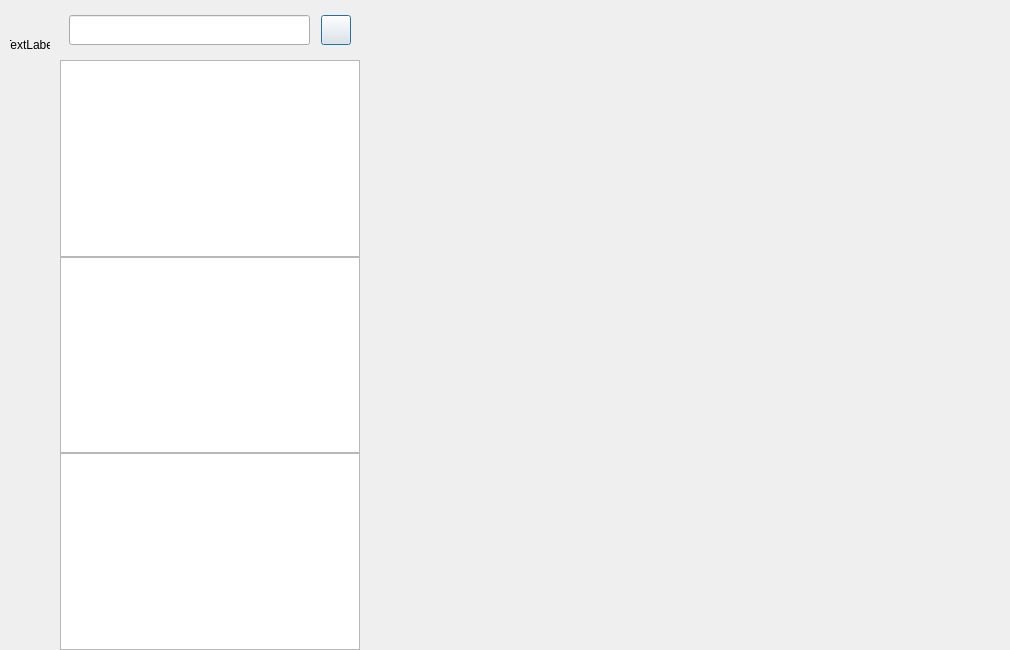
<?xml version="1.0" encoding="UTF-8"?>
<ui version="4.0">
 <class>ChatDialog</class>
 <widget class="QDialog" name="ChatDialog">
  <property name="geometry">
   <rect>
    <x>0</x>
    <y>0</y>
    <width>1010</width>
    <height>650</height>
   </rect>
  </property>
  <property name="windowTitle">
   <string>Dialog</string>
  </property>
  <layout class="QHBoxLayout" name="horizontalLayout">
   <property name="spacing">
    <number>0</number>
   </property>
   <property name="leftMargin">
    <number>0</number>
   </property>
   <property name="topMargin">
    <number>0</number>
   </property>
   <property name="rightMargin">
    <number>0</number>
   </property>
   <property name="bottomMargin">
    <number>0</number>
   </property>
   <item>
    <widget class="QWidget" name="side_bar" native="true">
     <property name="minimumSize">
      <size>
       <width>60</width>
       <height>0</height>
      </size>
     </property>
     <property name="maximumSize">
      <size>
       <width>60</width>
       <height>16777215</height>
      </size>
     </property>
     <layout class="QVBoxLayout" name="verticalLayout_2">
      <property name="spacing">
       <number>0</number>
      </property>
      <property name="leftMargin">
       <number>0</number>
      </property>
      <property name="topMargin">
       <number>0</number>
      </property>
      <property name="rightMargin">
       <number>0</number>
      </property>
      <property name="bottomMargin">
       <number>0</number>
      </property>
      <item>
       <widget class="QWidget" name="state_group" native="true">
        <property name="minimumSize">
         <size>
          <width>0</width>
          <height>200</height>
         </size>
        </property>
        <property name="layoutDirection">
         <enum>Qt::LeftToRight</enum>
        </property>
        <layout class="QVBoxLayout" name="verticalLayout">
         <property name="spacing">
          <number>0</number>
         </property>
         <property name="leftMargin">
          <number>0</number>
         </property>
         <property name="topMargin">
          <number>0</number>
         </property>
         <property name="rightMargin">
          <number>0</number>
         </property>
         <property name="bottomMargin">
          <number>0</number>
         </property>
         <item>
          <layout class="QHBoxLayout" name="horizontalLayout_2">
           <property name="spacing">
            <number>0</number>
           </property>
           <item>
            <spacer name="horizontalSpacer">
             <property name="orientation">
              <enum>Qt::Horizontal</enum>
             </property>
             <property name="sizeHint" stdset="0">
              <size>
               <width>40</width>
               <height>20</height>
              </size>
             </property>
            </spacer>
           </item>
           <item>
            <widget class="QLabel" name="side_head_lb">
             <property name="minimumSize">
              <size>
               <width>40</width>
               <height>40</height>
              </size>
             </property>
             <property name="maximumSize">
              <size>
               <width>40</width>
               <height>40</height>
              </size>
             </property>
             <property name="text">
              <string>TextLabel</string>
             </property>
             <property name="alignment">
              <set>Qt::AlignCenter</set>
             </property>
            </widget>
           </item>
           <item>
            <spacer name="horizontalSpacer_2">
             <property name="orientation">
              <enum>Qt::Horizontal</enum>
             </property>
             <property name="sizeHint" stdset="0">
              <size>
               <width>40</width>
               <height>20</height>
              </size>
             </property>
            </spacer>
           </item>
          </layout>
         </item>
         <item>
          <layout class="QHBoxLayout" name="horizontalLayout_3">
           <property name="spacing">
            <number>0</number>
           </property>
           <item>
            <spacer name="horizontalSpacer_3">
             <property name="orientation">
              <enum>Qt::Horizontal</enum>
             </property>
             <property name="sizeHint" stdset="0">
              <size>
               <width>40</width>
               <height>20</height>
              </size>
             </property>
            </spacer>
           </item>
           <item>
            <widget class="StateWidget" name="side_chat_lb" native="true">
             <property name="sizePolicy">
              <sizepolicy hsizetype="Preferred" vsizetype="Preferred">
               <horstretch>0</horstretch>
               <verstretch>0</verstretch>
              </sizepolicy>
             </property>
             <property name="minimumSize">
              <size>
               <width>30</width>
               <height>30</height>
              </size>
             </property>
             <property name="maximumSize">
              <size>
               <width>30</width>
               <height>30</height>
              </size>
             </property>
            </widget>
           </item>
           <item>
            <spacer name="horizontalSpacer_4">
             <property name="orientation">
              <enum>Qt::Horizontal</enum>
             </property>
             <property name="sizeHint" stdset="0">
              <size>
               <width>40</width>
               <height>20</height>
              </size>
             </property>
            </spacer>
           </item>
          </layout>
         </item>
         <item>
          <layout class="QHBoxLayout" name="horizontalLayout_4">
           <property name="spacing">
            <number>0</number>
           </property>
           <item>
            <spacer name="horizontalSpacer_5">
             <property name="orientation">
              <enum>Qt::Horizontal</enum>
             </property>
             <property name="sizeHint" stdset="0">
              <size>
               <width>40</width>
               <height>20</height>
              </size>
             </property>
            </spacer>
           </item>
           <item>
            <widget class="StateWidget" name="side_contacts_lb" native="true">
             <property name="sizePolicy">
              <sizepolicy hsizetype="Preferred" vsizetype="Preferred">
               <horstretch>0</horstretch>
               <verstretch>0</verstretch>
              </sizepolicy>
             </property>
             <property name="minimumSize">
              <size>
               <width>30</width>
               <height>30</height>
              </size>
             </property>
             <property name="maximumSize">
              <size>
               <width>30</width>
               <height>30</height>
              </size>
             </property>
            </widget>
           </item>
           <item>
            <spacer name="horizontalSpacer_6">
             <property name="orientation">
              <enum>Qt::Horizontal</enum>
             </property>
             <property name="sizeHint" stdset="0">
              <size>
               <width>40</width>
               <height>20</height>
              </size>
             </property>
            </spacer>
           </item>
          </layout>
         </item>
        </layout>
       </widget>
      </item>
      <item>
       <spacer name="verticalSpacer">
        <property name="orientation">
         <enum>Qt::Vertical</enum>
        </property>
        <property name="sizeType">
         <enum>QSizePolicy::Expanding</enum>
        </property>
        <property name="sizeHint" stdset="0">
         <size>
          <width>20</width>
          <height>12</height>
         </size>
        </property>
       </spacer>
      </item>
     </layout>
    </widget>
   </item>
   <item>
    <widget class="QWidget" name="user_widget" native="true">
     <property name="sizePolicy">
      <sizepolicy hsizetype="Preferred" vsizetype="Preferred">
       <horstretch>0</horstretch>
       <verstretch>0</verstretch>
      </sizepolicy>
     </property>
     <property name="minimumSize">
      <size>
       <width>300</width>
       <height>0</height>
      </size>
     </property>
     <property name="maximumSize">
      <size>
       <width>300</width>
       <height>16777215</height>
      </size>
     </property>
     <layout class="QVBoxLayout" name="verticalLayout_4">
      <property name="spacing">
       <number>0</number>
      </property>
      <property name="leftMargin">
       <number>0</number>
      </property>
      <property name="topMargin">
       <number>0</number>
      </property>
      <property name="rightMargin">
       <number>0</number>
      </property>
      <property name="bottomMargin">
       <number>0</number>
      </property>
      <item>
       <widget class="QWidget" name="search_widget" native="true">
        <property name="minimumSize">
         <size>
          <width>0</width>
          <height>60</height>
         </size>
        </property>
        <property name="maximumSize">
         <size>
          <width>16777215</width>
          <height>60</height>
         </size>
        </property>
        <layout class="QHBoxLayout" name="horizontalLayout_6">
         <item>
          <widget class="QLineEdit" name="search_edit">
           <property name="minimumSize">
            <size>
             <width>0</width>
             <height>30</height>
            </size>
           </property>
           <property name="maximumSize">
            <size>
             <width>16777215</width>
             <height>30</height>
            </size>
           </property>
           <property name="focusPolicy">
            <enum>Qt::ClickFocus</enum>
           </property>
           <property name="maxLength">
            <number>10</number>
           </property>
           <property name="frame">
            <bool>true</bool>
           </property>
           <property name="clearButtonEnabled">
            <bool>true</bool>
           </property>
          </widget>
         </item>
         <item>
          <spacer name="horizontalSpacer_7">
           <property name="orientation">
            <enum>Qt::Horizontal</enum>
           </property>
           <property name="sizeType">
            <enum>QSizePolicy::Fixed</enum>
           </property>
           <property name="sizeHint" stdset="0">
            <size>
             <width>5</width>
             <height>20</height>
            </size>
           </property>
          </spacer>
         </item>
         <item>
          <widget class="ClickedBtn" name="add_btn">
           <property name="minimumSize">
            <size>
             <width>30</width>
             <height>30</height>
            </size>
           </property>
           <property name="maximumSize">
            <size>
             <width>30</width>
             <height>30</height>
            </size>
           </property>
           <property name="cursor">
            <cursorShape>PointingHandCursor</cursorShape>
           </property>
           <property name="text">
            <string/>
           </property>
          </widget>
         </item>
        </layout>
       </widget>
      </item>
      <item>
       <widget class="ChatUserList" name="chatting_list">
        <property name="mouseTracking">
         <bool>false</bool>
        </property>
        <property name="verticalScrollMode">
         <enum>QAbstractItemView::ScrollPerPixel</enum>
        </property>
       </widget>
      </item>
      <item>
       <widget class="ContactsList" name="contacts_list"/>
      </item>
      <item>
       <widget class="SearchList" name="search_list"/>
      </item>
     </layout>
    </widget>
   </item>
   <item>
    <widget class="QStackedWidget" name="stackedWidget">
     <widget class="ChatPage" name="chat_page"/>
     <widget class="QWidget" name="friend_apply_page">
      <widget class="QLabel" name="label">
       <property name="geometry">
        <rect>
         <x>370</x>
         <y>260</y>
         <width>53</width>
         <height>15</height>
        </rect>
       </property>
       <property name="text">
        <string>TextLabel</string>
       </property>
      </widget>
     </widget>
    </widget>
   </item>
  </layout>
 </widget>
 <customwidgets>
  <customwidget>
   <class>ClickedBtn</class>
   <extends>QPushButton</extends>
   <header location="global">clickedbtn.h</header>
  </customwidget>
  <customwidget>
   <class>ChatPage</class>
   <extends>QWidget</extends>
   <header location="global">chatpage.h</header>
   <container>1</container>
  </customwidget>
  <customwidget>
   <class>ChatUserList</class>
   <extends>QListView</extends>
   <header location="global">chatuserlist.h</header>
  </customwidget>
  <customwidget>
   <class>StateWidget</class>
   <extends>QWidget</extends>
   <header location="global">statewidget.h</header>
   <container>1</container>
  </customwidget>
  <customwidget>
   <class>SearchList</class>
   <extends>QListWidget</extends>
   <header location="global">searchlist.h</header>
  </customwidget>
  <customwidget>
   <class>ContactsList</class>
   <extends>QListWidget</extends>
   <header location="global">contactslist.h</header>
  </customwidget>
 </customwidgets>
 <resources/>
 <connections/>
</ui>
